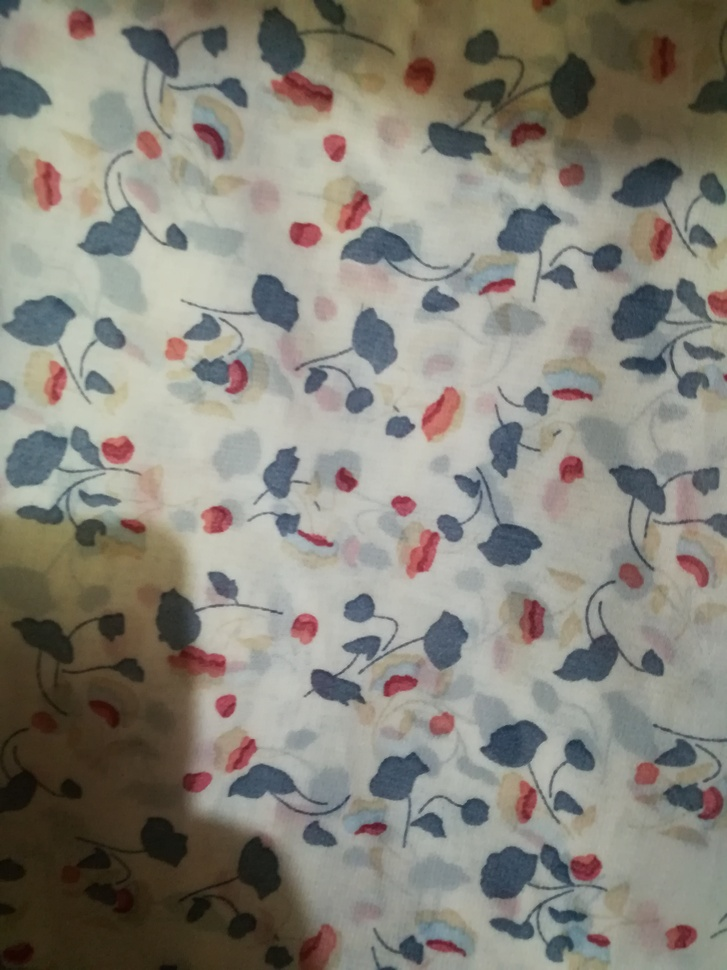
%> input picture Test Materials/2.jpg, 727 x 970 px, shrunk from 2976 x 3968 before the run
$ octave trained_data.m   (GNU Octave 9; MATLAB toolbox functions it lacks are replaced by stand-ins)
%> lines starting %> are read from the running program, lines starting %| are printed output that depends on the picture; in (x1, y1, x2, y2) boxes, pixels count from 0 and x2, y2 are one past the last pixel; in counts of white or black regions, pixels touching at a corner belong together; the program's own positions count from 1
### feature_statistical.m
function [F]=feature_statistical(im)
% Summary of this function goes here
im=double(im);
m=mean(mean(im));
s=std(std(im));
F=[m s];
end

### trained_data.m
clc;
clear all;
close all;
%% Taking an Cloth Image
[fname, path]=uigetfile('.jpg','Open a Leaf Image as input for training');
%> the answer given: Test Materials/2.jpg
fname=strcat(path, fname);
im=imread(fname);
%> im is the input picture: size 970x727x3 uint8; mean R, G, B 136.2, 133.3, 123.4
im=im2bw(im);
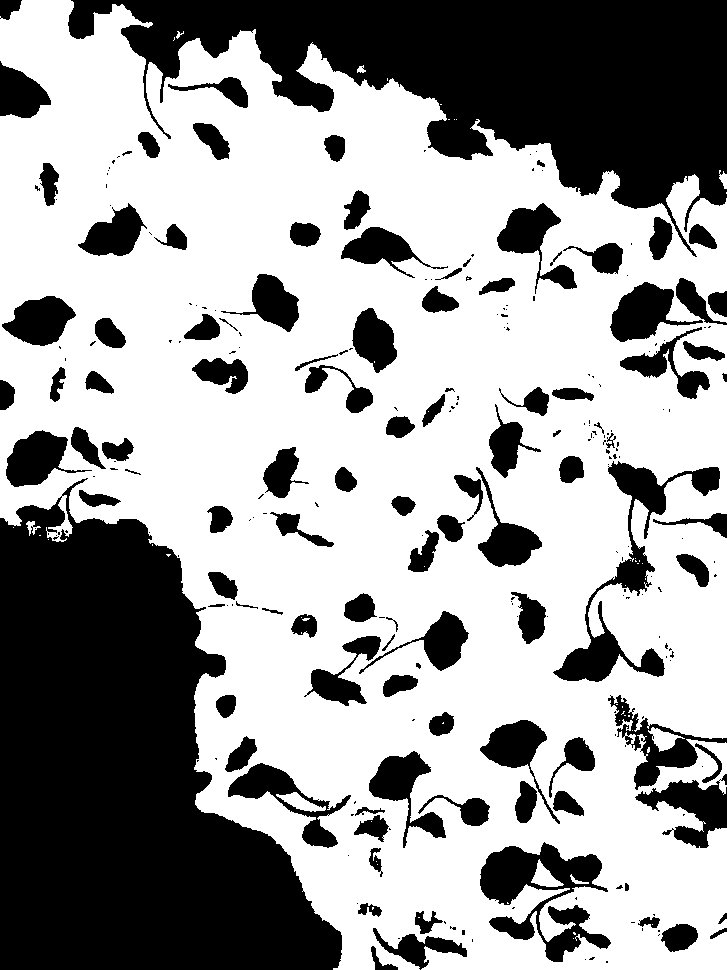
%> im: size 970x727 logical; 61.7% white; 260 black regions (151 under 20 px), largest, box (x1, y1, x2, y2) and area: (0, 478, 342, 970) 104179, (68, 0, 727, 257) 74169, (480, 842, 611, 962) 6781
imshow(im);
title('Input Cloth Image');
c=input('Enter the Class(Number from 1-50)');
%> the answer given: 1
%% Feature Extraction
F=feature_statistical(im);
%> in feature_statistical, `m=mean(mean(im));`: m = 0.617
%> in feature_statistical, `s=std(std(im));`: s = 0.0282
%> in feature_statistical, `F=[m s];`: F = [0.617 0.0282]
%> F = [0.617 0.0282]
try
    load db;

    F=[F c];
%> F = [0.617 0.0282 1]
    db=[db; F];
%> db = 268 rows, first 12: [0 0 3; 0 0 3; 0 0 3; 0 0 3; 0.00649 0.0536 3; 6.44e-05 0.00771 3; 0 0 3; 0.178 0.0714 3; 0 0 3; 0.000146 0.0116 3; 5.45e-06 0.00233 3; 0 0 3]
    save db.mat db
catch
    db=[F c]; % 10 12 1
    save db.mat db
end
